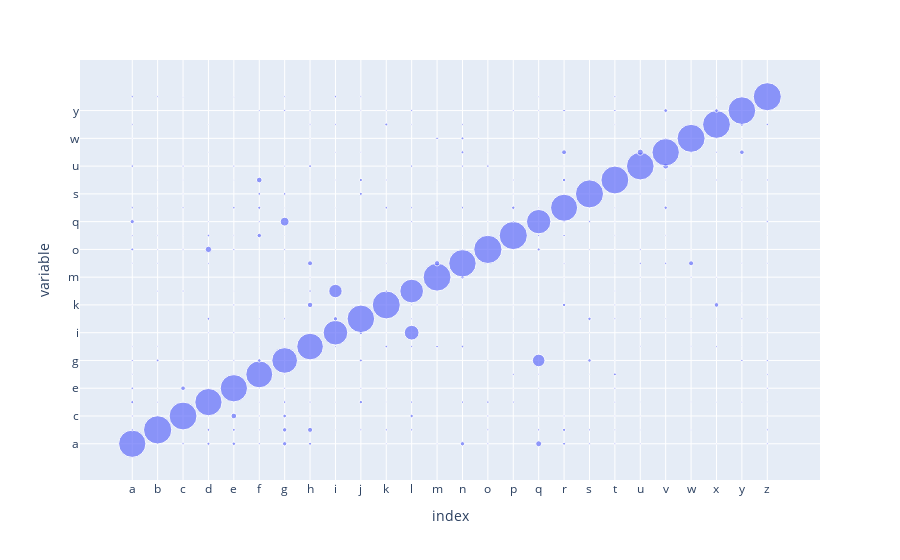

Notebook source saved alongside this figure:
### Code cell
px.scatter(
    data_frame = cm.reset_index().melt(id_vars="index"),
    x = 'index',
    y = 'variable',
    size = 'value'
)

### Figure 1 — Plotly figure (JSON) as saved in the notebook; plotly's stock layout.template omitted (floating-point values rounded to 4 significant figures; data arrays with more than 128 entries replaced by an {"elided": "..."} marker saying what was removed)
{"data": [{"hovertemplate": "index=%{x}<br>variable=%{y}<br>value=%{marker.size}<extra></extra>", "legendgroup": "", "marker": {"color": "#636efa", "size": {"elided": "676 int values"}, "sizemode": "area", "sizeref": 1.927, "symbol": "circle"}, "mode": "markers", "name": "", "orientation": "v", "showlegend": false, "type": "scatter", "x": {"elided": "676 str values"}, "xaxis": "x", "y": {"elided": "676 str values"}, "yaxis": "y"}], "layout": {"legend": {"itemsizing": "constant", "tracegroupgap": 0}, "margin": {"t": 60}, "xaxis": {"anchor": "y", "domain": [0, 1], "title": {"text": "index"}}, "yaxis": {"anchor": "x", "domain": [0, 1], "title": {"text": "variable"}}}}
